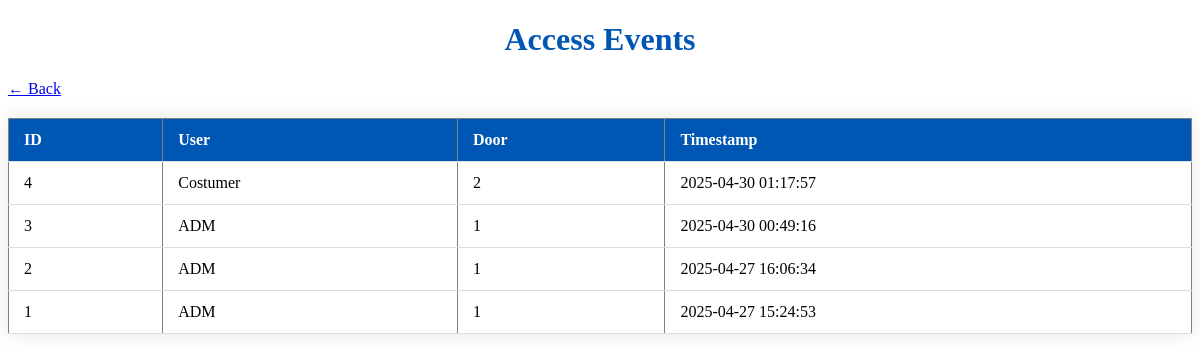
Before: /events with the older database file.
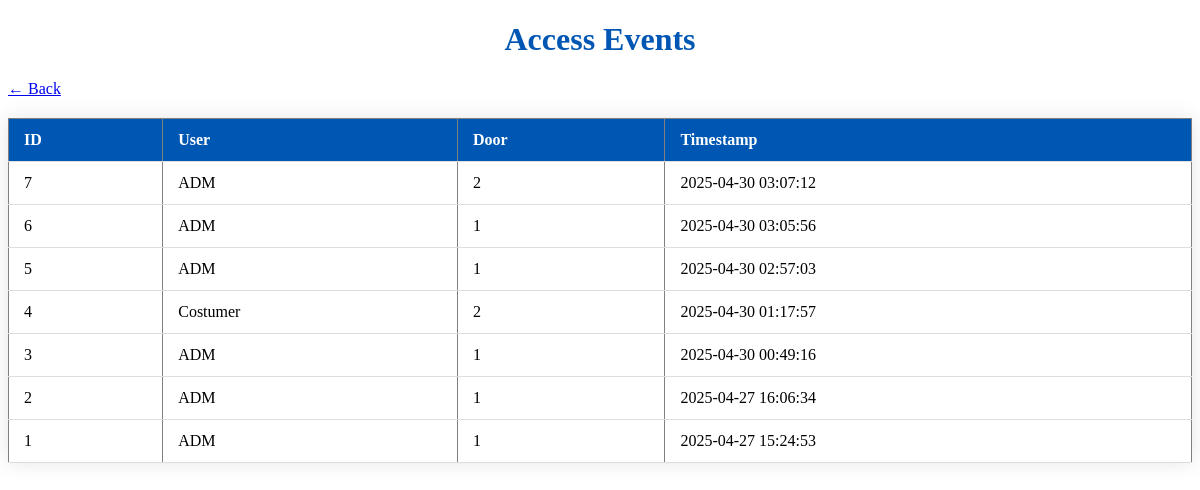
After: the same page with the newer database file.
### tables this page shows
CREATE TABLE events (id INTEGER PRIMARY KEY AUTOINCREMENT, user_name TEXT NOT NULL, door_id INTEGER NOT NULL, timestamp DATETIME DEFAULT CURRENT_TIMESTAMP);

### webserver/app.py (the view)
@app.route("/events")
def events():
    return render_template("events.html", events=get_events())

### webserver/app.py (called while the page is built)
def get_events():
    print("🔍 get_events() function called")  # Add this line
    try:
        with sqlite3.connect(DB_PATH) as conn:
            print("🔍 Database connection established")  # Add this line
            cursor = conn.cursor()
            cursor.execute("SELECT id, user_name, door_id, timestamp FROM events ORDER BY timestamp DESC;")
            events = cursor.fetchall()
            print("🔍 Eventos encontrados:", events)
            return events
    except sqlite3.Error as e:
        print(f"Database error: {e}")
        return []
    finally:
        print("🔍 get_events() function finished") # Add this line

### webserver/template/events.html (shortened to what this page needs)
<!DOCTYPE html>
<html>
<head>
    <link rel="stylesheet" href="..\static\events.css">
</head>
<body>
    <h1>Access Events</h1>
    <a href="/">← Back</a>
    <table border="1">
        <tr><th>ID</th><th>User</th><th>Door</th><th>Timestamp</th></tr>
        {% for id, user_name, door_id, timestamp in events %}
        <tr>
            <td>{{ id }}</td>
            <td>{{ user_name }}</td>
            <td>{{ door_id }}</td>
            <td>{{ timestamp }}</td>
        </tr>
        {% endfor %}
    </table>
</body>
</html>

### webserver/static/events.css (style rules this page uses)
h1 { text-align: center; color: #0056b3; }
table { width: 100%; border-collapse: collapse; margin-top: 20px; background-color: #fff; box-shadow: 0 0 20px rgba(0, 0, 0, 0.1); }
th, td { padding: 12px 15px; text-align: left; border-bottom: 1px solid #ddd; }
th { background-color: #0056b3; color: white; font-weight: bold; }

Changed rows visible on the page:
added events: id "7", user_name "ADM", door "2", timestamp "2025-04-30 03:07:12"
added events: id "6", user_name "ADM", door "1", timestamp "2025-04-30 03:05:56"
added events: id "5", user_name "ADM", door "1", timestamp "2025-04-30 02:57:03"
